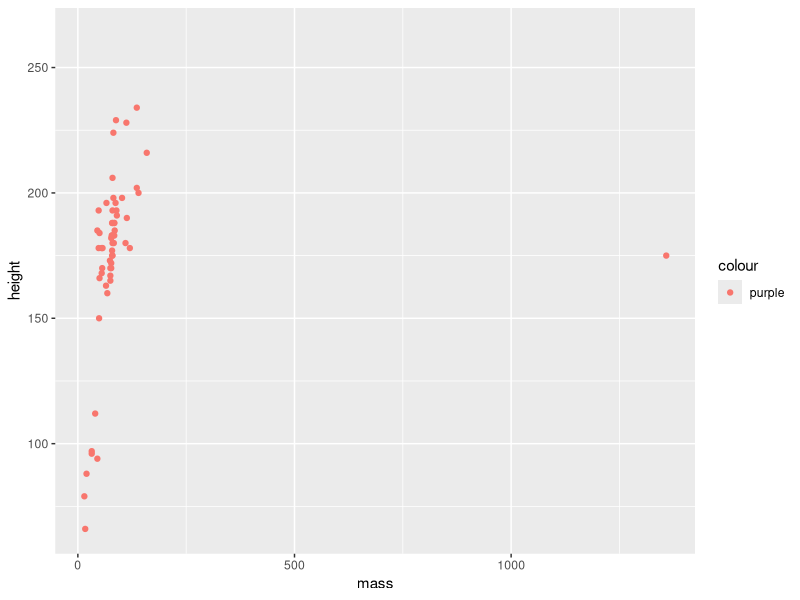

The R source for this figure:
## ---- chunk 1
knitr::opts_chunk$set(echo = TRUE)
library(tidyverse)
## ---- chunk 2
ggplot(starwars, aes(x = mass, y = height, color = "purple")) + geom_point()
